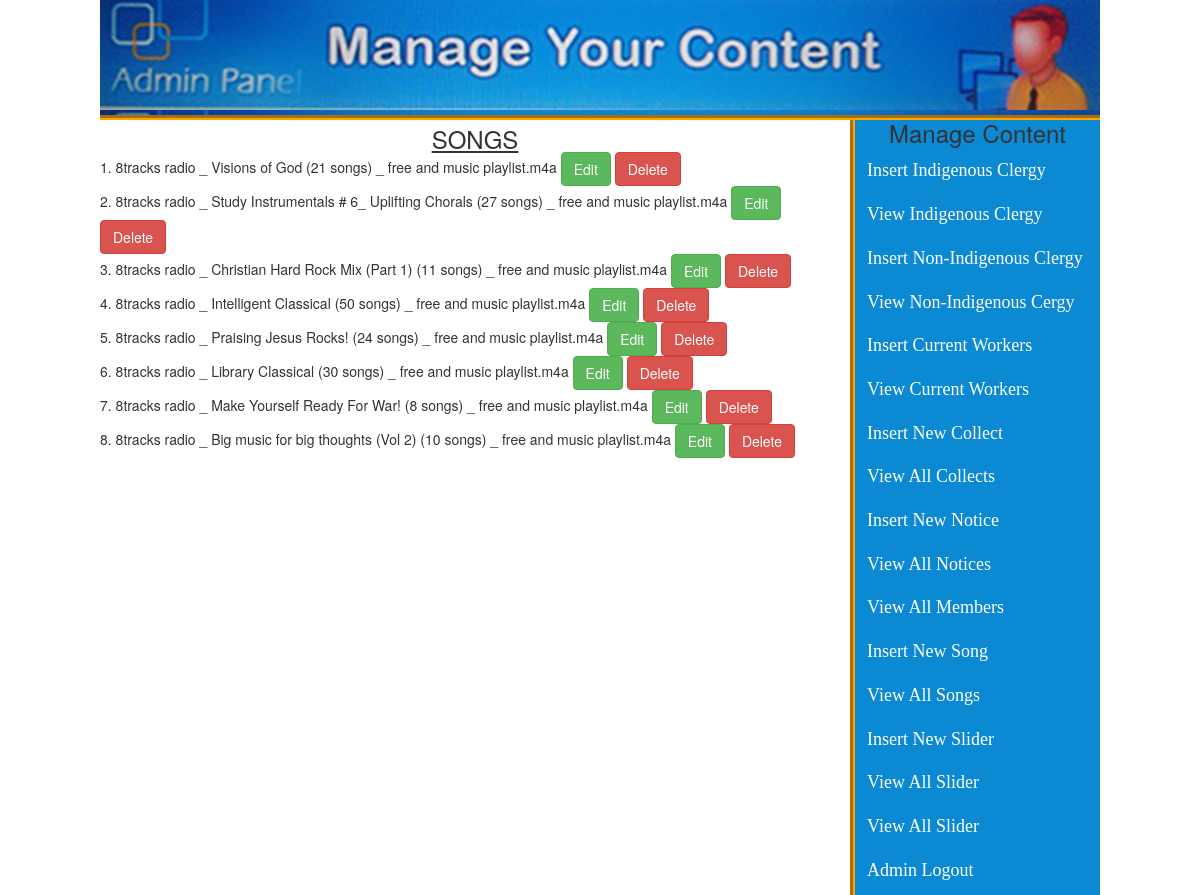
Screenshot of /admin_area/index.php?view_songs (signed in) with the database file from the repository.
### tables this page shows
CREATE TABLE `songs` (
  `song_id` int(10) NOT NULL,
  `song_title` varchar(50) NOT NULL,
  `song_artist` varchar(50) NOT NULL,
  `song` text NOT NULL
);

### admin_area/view_songs.php (the view)
<h3 style="text-align: center;text-decoration: underline;">SONGS</h3>
<?php
$get_song = "select * from songs LIMIT 0,18";
$run_song = mysqli_query($con, $get_song);
$i = 0;
while ($row_song = mysqli_fetch_array($run_song)) {
	$song = $row_song['song'];
	$song_id = $row_song['song_id'];
	$i++;
	echo "$i. $song
	<a href='index.php?edit_song= $song_id'><button type='submit' name='notice' class='btn btn-success'>Edit</button>
	</a>
	<a href='index.php?delete_song= $song_id'><button type='submit' name='details' class='btn btn-danger'>Delete</button></a>
	<br>";
		}
?>

### admin_area/styles/style.css (style rules this page uses)
html, body, div, span, applet, object, iframe, h1, h2, h3, h4, h5, h6, p, blockquote, pre, a, abbr, acronym, address, big, cite, code, del, dfn, em, img, ins, kbd, q, s, samp, small, strike, strong, sub, sup, tt, var, b, u, i, center,dl, dt, dd, ol, ul, li, fieldset, form, label, legend, table, caption, tbody, tfoot, thead, tr, th, td, article, aside, canvas, details, embed, figure, figcaption, footer, header, hgroup, menu, nav, output, ruby, section, summary, time, mark, audio, video { margin:0; padding:0; border: 0; vertical-align: baseline; }
body { background: white; }

### rows the page displays
songs: song "8tracks radio _ Visions of God (21 songs) _ free and music playlist.m4a"
songs: song "8tracks radio _ Study Instrumentals # 6_ Uplifting Chorals (27 songs) _ free and music playlist.m4a"
songs: song "8tracks radio _ Christian Hard Rock Mix (Part 1) (11 songs) _ free and music playlist.m4a"
songs: song "8tracks radio _ Intelligent Classical (50 songs) _ free and music playlist.m4a"
songs: song "8tracks radio _ Praising Jesus Rocks! (24 songs) _ free and music playlist.m4a"
songs: song "8tracks radio _ Library Classical (30 songs) _ free and music playlist.m4a"
songs: song "8tracks radio _ Make Yourself Ready For War! (8 songs) _ free and music playlist.m4a"
songs: song "8tracks radio _ Big music for big thoughts (Vol 2) (10 songs) _ free and music playlist.m4a"
